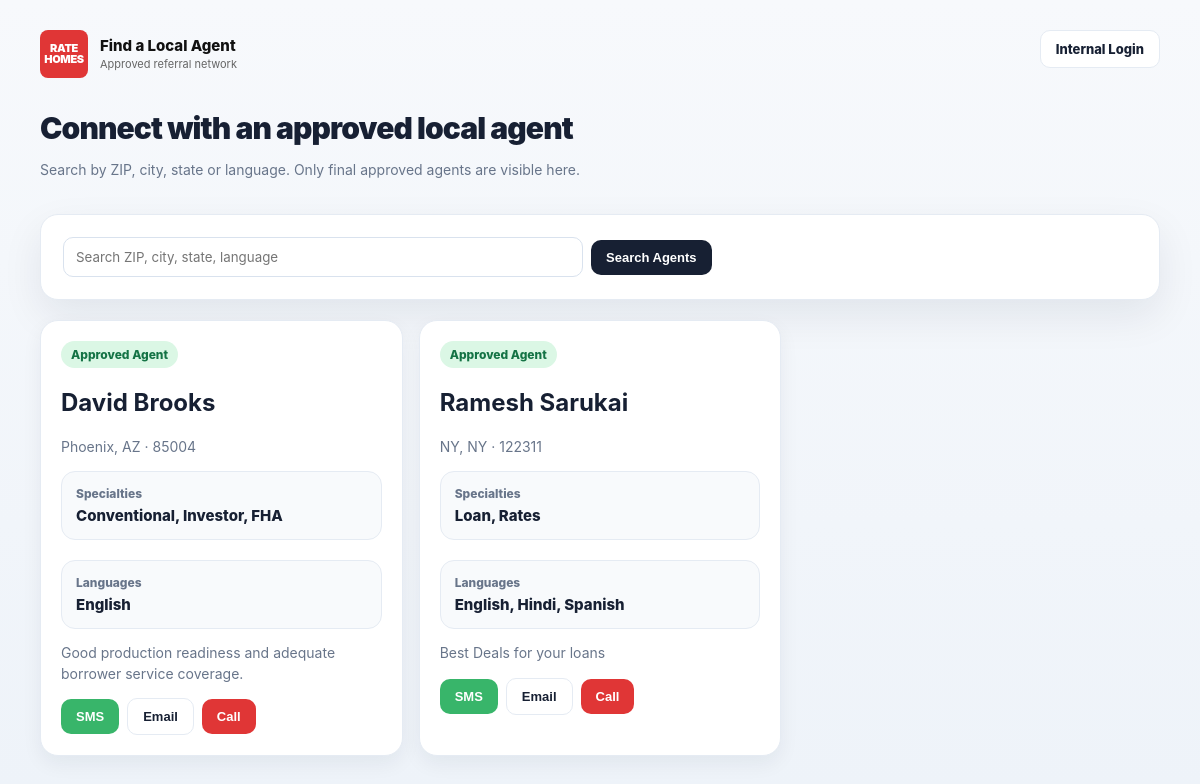
/borrower, run on the app's committed database.
### tables this page shows
CREATE TABLE agents(
        id INTEGER PRIMARY KEY AUTOINCREMENT, full_name TEXT, email TEXT, phone TEXT, nmls_id TEXT,
        city TEXT, state TEXT, zip_code TEXT, market TEXT, experience_years INTEGER, monthly_volume INTEGER,
        avg_close_days INTEGER, languages TEXT, specialties TEXT, availability TEXT, bio TEXT,
        score INTEGER DEFAULT 0, ai_summary TEXT, ai_strengths TEXT, ai_risks TEXT, ai_recommendation TEXT,
        status TEXT DEFAULT 'Submitted', screener_notes TEXT, admin_notes TEXT, created_at TEXT, updated_at TEXT
    );

### app.py (the view)
@app.route('/borrower')
def borrower():
    q=request.args.get('q','').strip().lower()
    con=conn()
    if q:
        agents=con.execute("SELECT * FROM agents WHERE status='Admin Approved' AND (lower(city) LIKE ? OR lower(state) LIKE ? OR zip_code LIKE ? OR lower(languages) LIKE ?) ORDER BY score DESC",(f'%{q}%',f'%{q}%',f'%{q}%',f'%{q}%')).fetchall()
    else:
        agents=con.execute("SELECT * FROM agents WHERE status='Admin Approved' ORDER BY score DESC").fetchall()
    con.close(); return render_template('borrower.html', agents=agents, q=q)

### app.py (called while the page is built)
def conn():
    con = sqlite3.connect(DB)
    con.row_factory = sqlite3.Row
    return con

@app.context_processor
def inject():
    return {"current_user": session.get('name'), "current_role": session.get('role')}

### templates/borrower.html
{% extends 'base.html' %}{% block body %}<div style='max-width:1180px;margin:auto;padding:30px'><div class='page-head'><div><div class='brand'><div class='logo'>RATE<br>HOMES</div><div><div class='brand-title' style='color:#111'>Find a Local Agent</div><div class='brand-sub' style='color:#666'>Approved referral network</div></div></div><h1 class='h1'>Connect with an approved local agent</h1><p class='sub'>Search by ZIP, city, state or language. Only final approved agents are visible here.</p></div><a class='btn btn-light' href='/login'>Internal Login</a></div>{% with messages=get_flashed_messages(with_categories=true) %}{% for cat,msg in messages %}<div class='flash {{cat}}'>{{msg}}</div>{% endfor %}{% endwith %}<form class='card card-pad action-row' method='get'><input class='input' style='max-width:520px' name='q' value='{{q}}' placeholder='Search ZIP, city, state, language'><button class='btn btn-dark'>Search Agents</button></form><br><div class='agent-cards'>{% for a in agents %}<div class='agent-card'><span class='pill good'>Approved Agent</span><h2>{{a.full_name}}</h2><p class='sub'>{{a.city}}, {{a.state}} · {{a.zip_code}}</p><div class='fieldbox'><div class='label'>Specialties</div><div class='value'>{{a.specialties}}</div></div><br><div class='fieldbox'><div class='label'>Languages</div><div class='value'>{{a.languages}}</div></div><p class='sub'>{{a.bio}}</p><form method='post' action='/borrower/contact/{{a.id}}' class='action-row'><button name='channel' value='SMS' class='btn btn-green'>SMS</button><button name='channel' value='Email' class='btn btn-light'>Email</button><button name='channel' value='Call' class='btn btn-red'>Call</button></form></div>{% endfor %}</div></div>{% endblock %}

### templates/base.html (shortened to what this page needs)
<!doctype html><html><head><link rel='stylesheet' href='{{ url_for("static", filename="css/app.css") }}'></head><body>{% block body %}{% endblock %}</body></html>

### static/css/app.css (style rules this page uses)
:root { --bg:#f3f6fb;--panel:#fff;--ink:#172033;--muted:#68758a;--line:#e5ebf3;--dark:#082342;--dark2:#0d3159;--red:#e03636;--green:#38b56a;--amber:#ffad3b;--blue:#286dec;--purple:#934bd6;--teal:#28b7b2;--shadow:0 16px 40px rgba(15,31,57,.08);--soft-shadow:0 8px 20px rgba(15,31,57,.06) }
* { box-sizing:border-box }
body { margin:0;font-family:Inter,ui-sans-serif,system-ui,-apple-system,BlinkMacSystemFont,"Segoe UI",sans-serif;background:linear-gradient(180deg,#f7f9fc 0,#eef3f9 100%);color:var(--ink) }
a { color:inherit;text-decoration:none }
.brand { display:flex;align-items:center;gap:12px;margin-bottom:32px }
.logo { background:var(--red);color:#fff;border-radius:8px;width:48px;height:48px;display:grid;place-items:center;font-weight:900;font-size:11px;line-height:11px;text-align:center;letter-spacing:-.4px }
.brand-title { font-weight:850;font-size:15px;line-height:17px }
.brand-sub { font-size:11px;color:#a9bfd7;margin-top:3px }
.page-head { display:flex;justify-content:space-between;align-items:flex-start;margin-bottom:20px }
.h1 { font-size:30px;font-weight:900;margin:4px 0 5px;letter-spacing:-.03em }
.sub { color:var(--muted);font-size:14px;line-height:1.45 }
.card { background:var(--panel);border:1px solid var(--line);border-radius:18px;box-shadow:var(--shadow) }
.card-pad { padding:22px }
.btn { border:0;border-radius:10px;padding:10px 15px;font-weight:850;cursor:pointer;font-size:13px;display:inline-flex;align-items:center;gap:8px;white-space:nowrap }
.btn-dark { background:#172033;color:white }
.btn-red { background:var(--red);color:white }
.btn-green { background:var(--green);color:white }
.btn-light { background:white;border:1px solid var(--line);color:#172033 }
.input,.select,textarea { border:1px solid #d9e2ee;background:#fff;border-radius:10px;padding:11px 12px;min-height:40px;width:100%;font-family:inherit;color:var(--ink) }
.pill { display:inline-flex;align-items:center;border-radius:999px;padding:6px 10px;font-size:12px;font-weight:850 }
.pill.good { background:#dbf7e5;color:#147345 }
.fieldbox { border:1px solid var(--line);border-radius:14px;padding:14px;background:#f8fafc }
.label { font-size:12px;color:var(--muted);font-weight:850 }
.value { font-size:15px;font-weight:800;margin-top:5px }
.action-row { display:flex;gap:8px;align-items:center;flex-wrap:wrap }
.agent-cards { display:grid;grid-template-columns:repeat(3,1fr);gap:16px }
.agent-card { background:white;border:1px solid var(--line);border-radius:18px;padding:20px;box-shadow:var(--soft-shadow) }

### data on the page
agents: full_name "David Brooks", city "Phoenix", state "AZ", zip_code "85004", specialties "Conventional, Investor, FHA", languages "English", bio "Good production readiness and adequate borrower service coverage."
agents: full_name "Ramesh Sarukai", city "NY", state "NY", zip_code "122311", specialties "Loan, Rates", languages "English, Hindi, Spanish", bio "Best Deals for your loans"
